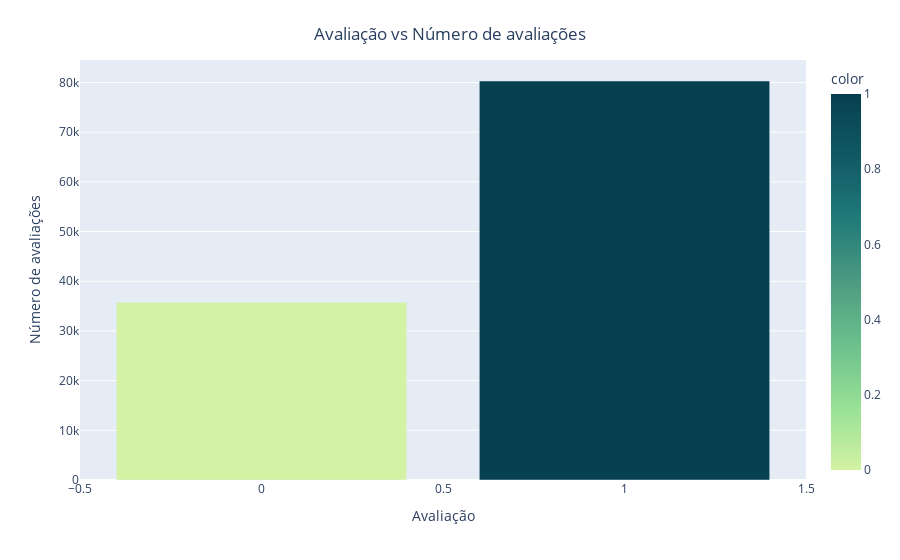

The notebook cell this image was saved under:
### Markdown cell above
## Distribuição dos dados entre as classes

### Code cell
fig = px.bar(x = np.unique(data['polarity']),
             y = [list(data['polarity']).count(i) for i in np.unique(data['polarity'])],
             color = np.unique(data['polarity']),
             color_continuous_scale = 'Emrld')
fig.update_xaxes(title = 'Avaliação')
fig.update_yaxes(title = 'Número de avaliações')
fig.update_layout(showlegend = True,
  title = {
    'text': 'Avaliação vs Número de avaliações',
    'y': 0.95,
    'x': 0.5,
    'xanchor': 'center',
    'yanchor': 'top'

  })
fig.show()

### Figure 1 — Plotly figure (JSON) as saved in the notebook; plotly's stock layout.template omitted (floating-point values rounded to 4 significant figures)
{"data": [{"alignmentgroup": "True", "hovertemplate": "x=%{x}<br>y=%{y}<br>color=%{marker.color}<extra></extra>", "legendgroup": "", "marker": {"color": [0, 1], "coloraxis": "coloraxis", "pattern": {"shape": ""}}, "name": "", "offsetgroup": "", "orientation": "v", "showlegend": false, "textposition": "auto", "type": "bar", "x": [0, 1], "xaxis": "x", "y": [35758, 80300], "yaxis": "y"}], "layout": {"barmode": "relative", "coloraxis": {"colorbar": {"title": {"text": "color"}}, "colorscale": [[0, "rgb(211, 242, 163)"], [0.1667, "rgb(151, 225, 150)"], [0.3333, "rgb(108, 192, 139)"], [0.5, "rgb(76, 155, 130)"], [0.6667, "rgb(33, 122, 121)"], [0.8333, "rgb(16, 89, 101)"], [1, "rgb(7, 64, 80)"]]}, "legend": {"tracegroupgap": 0}, "margin": {"t": 60}, "showlegend": true, "title": {"text": "Avaliação vs Número de avaliações", "x": 0.5, "xanchor": "center", "y": 0.95, "yanchor": "top"}, "xaxis": {"anchor": "y", "domain": [0, 1], "title": {"text": "Avaliação"}}, "yaxis": {"anchor": "x", "domain": [0, 1], "title": {"text": "Número de avaliações"}}}}
